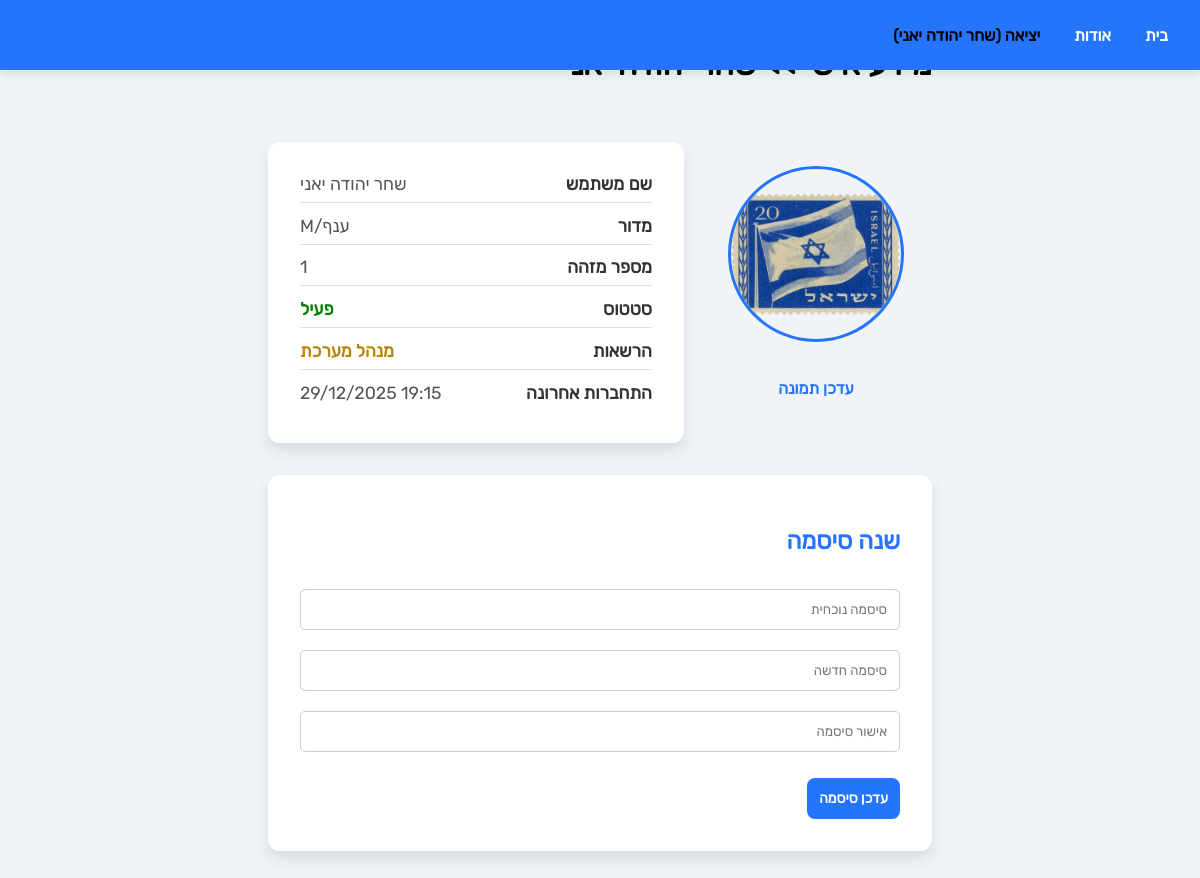
Page /user_page (signed in) on the earlier database version.
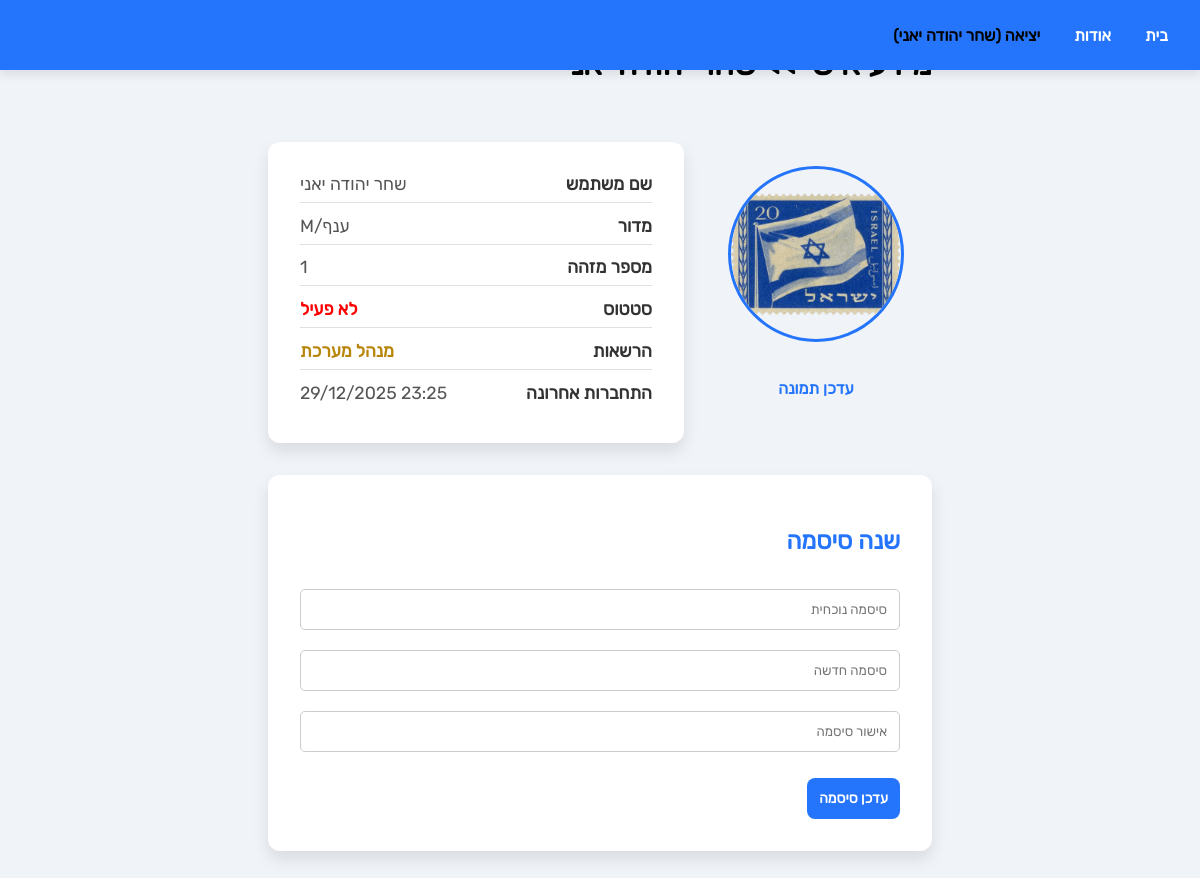
Same page on the later database version.
### tables this page shows
CREATE TABLE users (
    id INTEGER PRIMARY KEY AUTOINCREMENT,
    name TEXT UNIQUE NOT NULL,
    mador TEXT,
    password TEXT NOT NULL,
    type INTEGER DEFAULT 2,
    is_active INTEGER DEFAULT 1,
    is_admin INTEGER DEFAULT 0,
    last_login TEXT,
    profile_image TEXT DEFAULT 'user_photo.png'
);

### app.py (the view)
@app.route("/user_page")
@login_required
def user_page():
    user = User.get_by_name(session.get("user_name"))
    profile_image = "images/user_photo.png"
    for ext in ["png", "jpg", "jpeg", "gif"]:
        path = f"static/profile_pics/user_{user.id}.{ext}"
        if os.path.exists(path):
            profile_image = path.replace("static/", "")
            break
    return render_template(
        "user-page.html",
        user=user,
        profile_image=profile_image
    )

### User.py (called while the page is built)
    @classmethod
    def get_by_name(cls, name):
        conn = get_users_db()
        conn.row_factory = sqlite3.Row  # <-- important!
        cursor = conn.cursor()
        cursor.execute("SELECT * FROM users WHERE name=?", (name,))
        row = cursor.fetchone()
        conn.close()
        if row:
            return cls(**dict(row))  # convert sqlite3.Row to dict
        return None

### app.py (called while the page is built)
@app.before_request
def load_user_from_cookie():
    if "user_name" not in session:
        cookie_user = request.cookies.get("remember_user")
        if cookie_user:
            temp_user = User.get_by_name(cookie_user)
            if temp_user:
                session["user_name"] = temp_user.get_name()

def login_required(f):
    @wraps(f)
    def decorated_function(*args, **kwargs):
        if 'user_name' not in session:
            return redirect(url_for('login'))
        return f(*args, **kwargs)
    return decorated_function

### db.py (called while the page is built)
def get_users_db():
    return sqlite3.connect("users.db")

### templates/user-page.html (shortened to what this page needs)
<!DOCTYPE html>
<html lang="en">
<head>
    <link rel="stylesheet" href="{{ url_for('static', filename='styles.css') }}">
</head>
<body>
{% extends "base.html" %}
{% block content %}
<div class="user-info-container">
    <h2 class="user-info-title">מידע אישי >> {{ user.name }}</h2>
    <div class="user-info-horizontal">
        <div class="profile-picture-section">
    <img src="{{ url_for('static', filename=profile_image) }}"
         class="profile-picture">
    <form action="{{ url_for('upload_profile_picture') }}"
          method="POST"
          enctype="multipart/form-data">
        <h4>
            <label for="fileInput" style="cursor:pointer;">
                עדכן תמונה
            </label>
        </h4>
    </form>
</div>
        <div class="user-info-list">
            <div class="user-info-row">
                <span class="user-info-label">שם משתמש</span>
                <span class="user-info-value">{{ user.name }}</span>
            </div>
            <div class="user-info-row">
                <span class="user-info-label">מדור</span>
                <span class="user-info-value">ענף/{{ user.mador }}</span>
            </div>
            <div class="user-info-row">
                <span class="user-info-label">מספר מזהה</span>
                <span class="user-info-value">{{ user.id }}</span>
            </div>
            <div class="user-info-row">
                <span class="user-info-label">סטטוס</span>
                {% if user.is_active %}
                    <span class="user-info-value status-active">פעיל</span>
                {% else %}
                    <span class="user-info-value status-inactive">לא פעיל</span>
                {% endif %}
            </div>
            <div class="user-info-row">
                <span class="user-info-label">הרשאות</span>
                {% if user.is_admin %}
                    <span class="user-info-value user-admin">מנהל מערכת</span>
                {% elif user.type == 1 %}
                    <span class="user-info-value user-editor">משתמש עורך</span>
                {% else %}
                    <span class="user-info-value user-normal">משתמש צופה</span>
                {% endif %}
            </div>
            <div class="user-info-row">
                <span class="user-info-label">התחברות אחרונה</span>
                <span class="user-info-value">{{ user.last_login }}</span>
            </div>
        </div>
    </div>
    <div class="change-password-card">
        <h2>שנה סיסמה</h2>
        <form action="{{ url_for('change_password') }}" method="POST">
            <input type="password" name="current_password" placeholder="סיסמה נוכחית" required>
            <input type="password" name="new_password" placeholder="סיסמה חדשה" required>
            <input type="password" name="confirm_password" placeholder="אישור סיסמה" required>
            <br>
            <button type="submit">עדכן סיסמה</button>
        </form>
    </div>
</div>
{% endblock %}

### templates/base.html (shortened to what this page needs)
<!DOCTYPE html>
<html lang="en">
<head>
    <link rel="stylesheet" href="{{ url_for('static', filename='styles.css') }}">
</head>
<body>
    <div class="topbar">
        <div class="topbar-container">
            <div class="nav-links">
                {% if user %}
                    <a id="lagout-view" href="/logout">יציאה ({{session.user_name}})</a>
                    <a href="/about">אודות</a>
                    <a href="/">בית</a>
                {% else %}
                    <a href="/login">התחברות</a>
                {% endif %}
            </div>
        </div>
    </div>
    <div class="content">
        {% block content %}{% endblock %}
    </div>
</body>
</html>

### static/styles.css (style rules this page uses)
html { scroll-behavior: smooth; }
body { font-family: 'Rubik', sans-serif; margin: 0; padding: 0; background: #f0f4f8; display: flex; flex-direction: column; justify-content: center; align-items: center; height: 100vh; min-height: 100vh; }
.topbar { position: fixed; top: 0; left: 0; right: 0; background-color: #2575fc; color: white; display: flex; justify-content: center; align-items: center; height: 70px; z-index: 1000; box-shadow: 0 4px 10px rgba(0, 0, 0, 0.1); }
.topbar-container { width: 100%; max-width: 1200px; display: flex; justify-content: space-between; padding: 0 20px; align-items: center; }
.nav-links { display: flex; gap: 10px; }
#lagout-view { color: black; }
.nav-links a { color: white; text-decoration: none; font-size: 16px; font-weight: 600; padding: 8px 12px; justify-content: flex-end; align-items: center; transition: all 0.3s ease; }
input[type="name"], input[type="password"] { width: 100%; padding: 10px; margin: 10px 0; border: 1px solid #ccc; border-radius: 5px; font-family: 'Rubik'; box-sizing: border-box; }
button { text-align: center; background-color: #2563eb; color: white; border: none; padding: 10px 20px; border-radius: 8px; font-size: 16px; cursor: pointer; display: flex; align-items: center; gap: 8px; transition: background-color 0.3s ease; }
.user-info-container { max-width: 900px; margin: 0 auto; padding: 2rem 1rem; display: flex; flex-direction: column; gap: 2rem; }
.user-info-horizontal { display: flex; justify-content: space-between; gap: 1rem; direction: rtl; }
.profile-picture-section { flex: 0 0 200px; display: flex; flex-direction: column; align-items: center; justify-content: space-around; margin: 1rem; }
.profile-picture-section h4 { font-size: 1rem; color: #2575fc; font-family: 'Rubik', sans-serif; }
.profile-picture-section form { font-size: 1rem; color: #333; text-align: center; font-family: 'Rubik', sans-serif; }
.profile-picture { width: 170px; height: 170px; border-radius: 50%; border: 3px solid #2575fc; object-fit: cover; font-family: 'Rubik', sans-serif; }
.user-info-list { background-color: white; padding: 2rem; border-radius: 12px; box-shadow: 0 8px 16px rgba(0,0,0,0.1); flex: 1; display: flex; flex-direction: column; gap: 0.8rem; font-size: 1.1rem; }
.user-info-row { display: flex; justify-content: space-between; border-bottom: 1px solid #e0e0e0; padding-bottom: 0.5rem; }
.user-info-row:last-child { border-bottom: none; }
.user-info-label { font-weight: bold; color: #333; }
.user-info-value { color: #555; max-width: 60%; text-align: left; }
.status-inactive { color: red; font-weight: bold; }
.user-admin { color: #B8860B; font-weight: bold; }
.change-password-card { background-color: white; padding: 2rem; border-radius: 12px; box-shadow: 0 8px 16px rgba(0,0,0,0.1); max-width: 600px; margin: 0 auto; display: flex; flex-direction: column; gap: 1rem; direction: rtl; }
.change-password-card h2 { color: #2575fc; font-weight: 25px; margin-bottom: 0.5rem; }
.change-password-card input { width: 100%; padding: 12px; font-family: 'Rubik', sans-serif; border-radius: 5px; border: 1px solid #ccc; }
.change-password-card button { background-color: #2575fc; color: white; border: none; padding: 12px; border-radius: 8px; cursor: pointer; font-size: 14px; font-weight: 700; margin-top: 1rem; font-family: 'Rubik', sans-serif; transition: background-color 0.3s ease; }
.user-info-title { margin-top: 6rem; text-align: right; font-size: 32px; }

Differences in the rows shown:
changed users "שחר יהודה יאני": is_active 1 → 0 (drawn); last_login "19:15 29/12/2025" → "23:25 29/12/2025"
Other differences:
text no longer shown: "פעיל"
text now shown: "לא פעיל"
